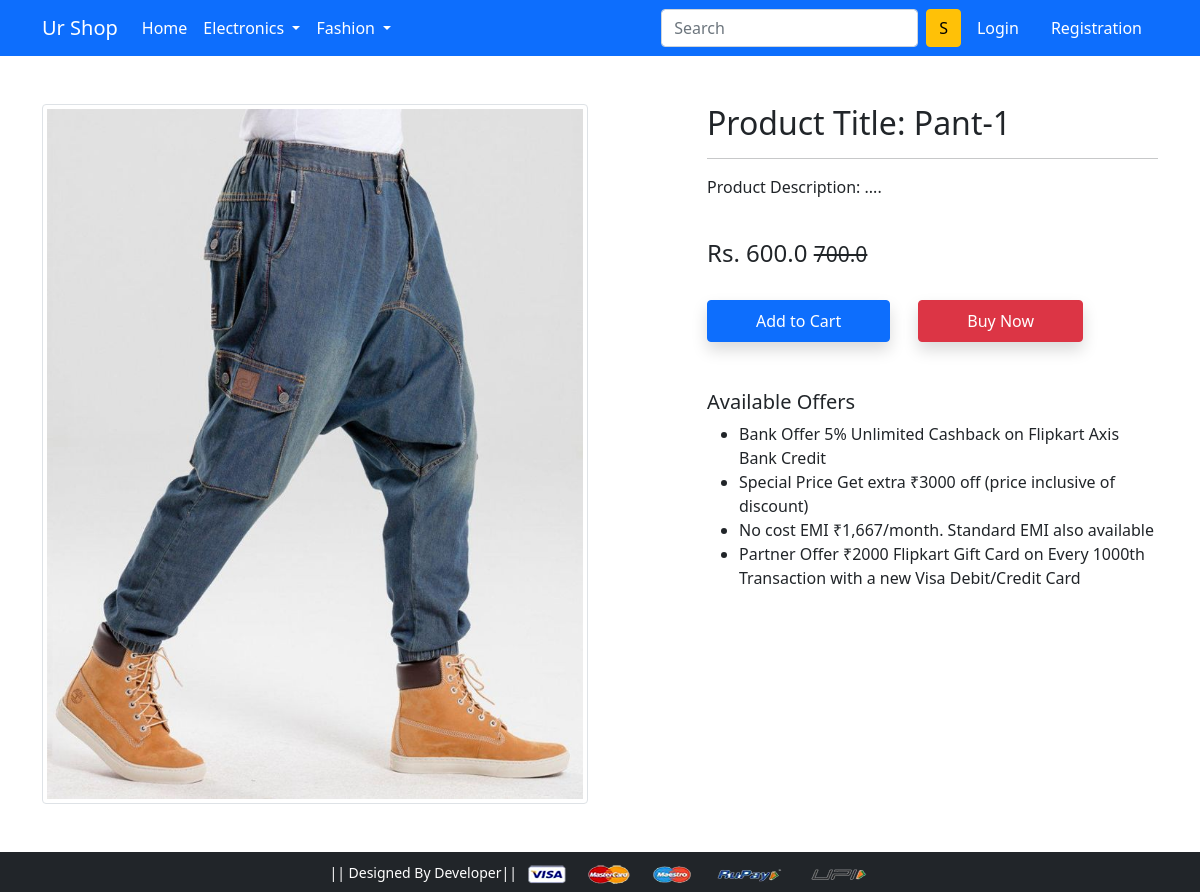
Page /product-detail/4 on the committed database.
### app/models.py (models this page shows, shortened)
class Product(models.Model):
    title = models.CharField(max_length=200)
    selling_price = models.FloatField()
    discounted_price = models.FloatField()
    description = models.TextField()
    brand = models.CharField(max_length=22)
    category = models.CharField(choices=CATEGORY_CHOICES, max_length=2)
    product_image = models.ImageField(upload_to='productimg')

### app/views.py (the view)
# urls.py: path('product-detail/<int:pk>', views.ProductDetailView.as_view(), name='product-detail'),
class ProductDetailView(View):
    def get(self, request, pk):
        product = Product.objects.get(pk=pk)
        return render(request, 'app/productdetail.html', {'product': product})

### app/templates/app/productdetail.html (shortened to what this page needs)
{% extends 'app/base.html' %}
{% load static %}
{% block main-content %}
<div class="container my-5">
 <div class="row">
  <div class="col-sm-6 text-center align-self-center">
   <img src="{{product.product_image.url}}" alt="" class="img-fluid img-thumbnail">
  </div>
  <div class="col-sm-5 offset-sm-1">
   <h2>Product Title: {{product.title}}</h2>
   <hr>
   <p>Product Description: {{product.description}}</p> <br>
   <h4>Rs. {{product.discounted_price}} <small class="fw-light text-decoration-line-through">{{product.selling_price}}</small></h4> <br>
   <form action="/add-to-cart" class="d-inline">
    <button  type="submit" class="btn btn-primary shadow px-5 py-2">Add to Cart</button>
   </form>
   <a href="{% url 'buy-now' %}" class="btn btn-danger shadow px-5 py-2 ms-4">Buy Now</a>
   <h5 class="mt-5">Available Offers</h5>
   <ul>
    <li>Bank Offer 5% Unlimited Cashback on Flipkart Axis Bank Credit</li>
    <li>Special Price Get extra ₹3000 off (price inclusive of discount)</li>
    <li>No cost EMI ₹1,667/month. Standard EMI also available</li>
    <li>Partner Offer ₹2000 Flipkart Gift Card on Every 1000th Transaction with a new Visa Debit/Credit Card</li>
   </ul>
  </div>
 </div>
</div>
{% endblock main-content %}

### rows in the picture
Product: product_image (picture), title "Pant-1", description "....", discounted_price "600.0", selling_price "700.0"
